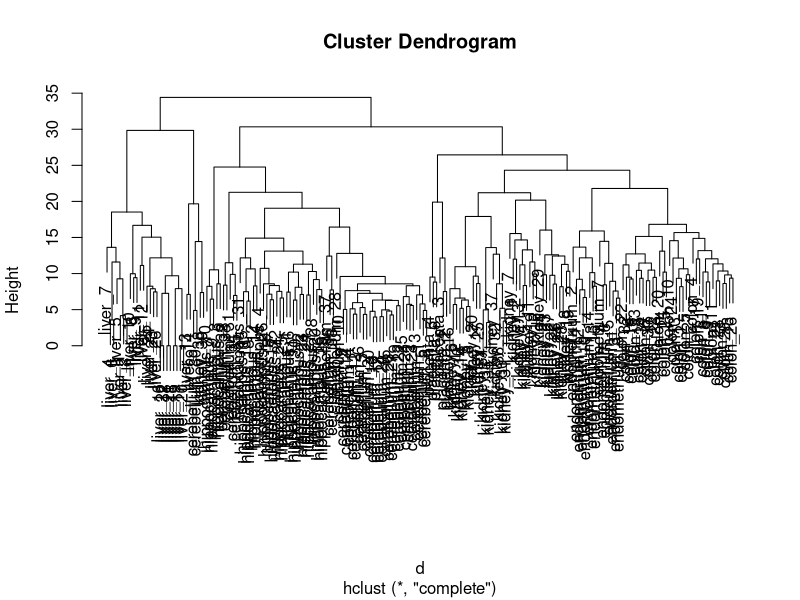
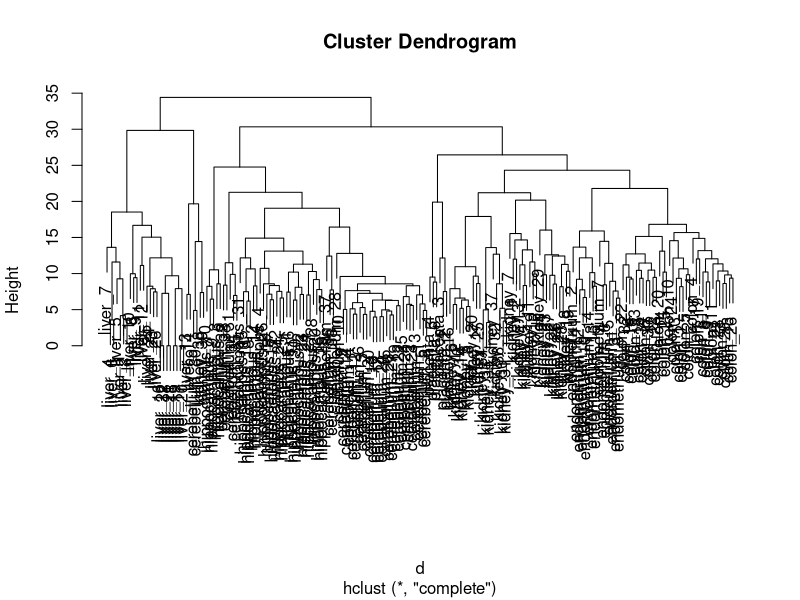
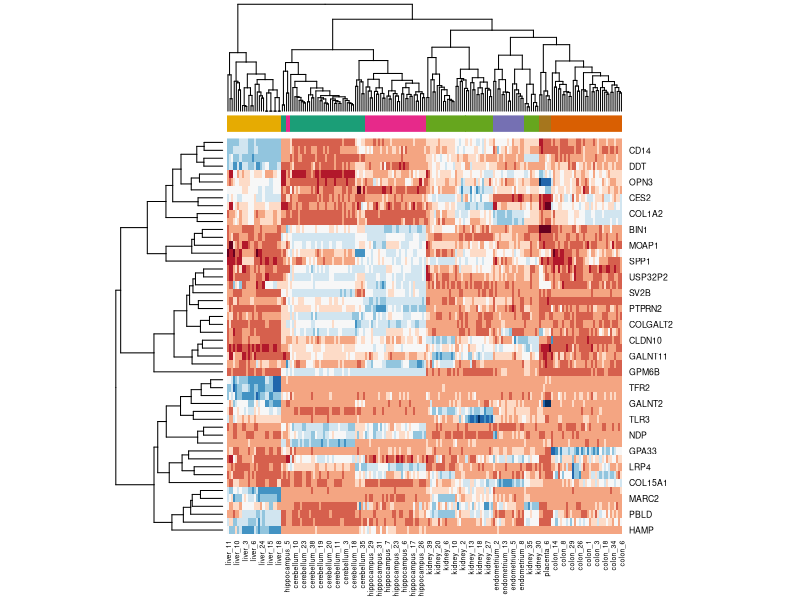

Write the R code that produced these figures, in order.
# Comprehension Check: Clustering

library(dslabs)
library(tidyverse)
library(caret)
data("tissue_gene_expression")
summary(tissue_gene_expression$x)

# Q1 
d <- dist(tissue_gene_expression$x - rowMeans(tissue_gene_expression$x))

# Q2 
hc <- hclust(d, method = "complete", members = NULL)
summary(hc)
plot(hc)
# Mallivastaus
h <- hclust(d)
plot(h)

# Q3
# Mallivastaus
cl <- kmeans(tissue_gene_expression$x, centers = 7)
table(cl$cluster, tissue_gene_expression$y)

# Q4
library(RColorBrewer)
sds <- matrixStats::colSds(tissue_gene_expression$x)
ind <- order(sds, decreasing = TRUE)[1:50]
colors <- brewer.pal(7, "Dark2")[as.numeric(tissue_gene_expression$y)]
heatmap(t(tissue_gene_expression$x[,ind]), col = brewer.pal(11, "RdBu"), scale = "row", ColSideColors = colors)
